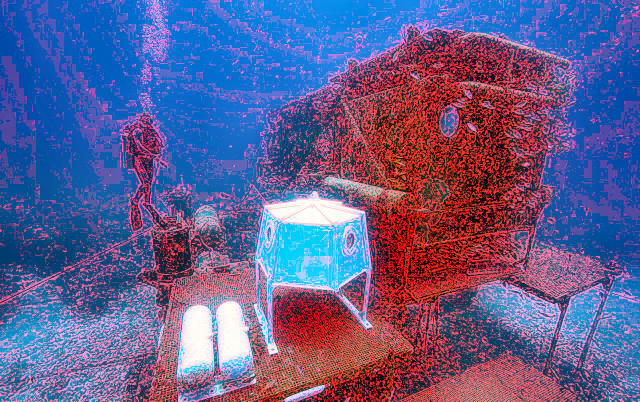
%> input picture UIF/example/317_1.bmp, 1280 x 803 px (shown at 1/2 size)
$ octave demo.m   (GNU Octave 9; MATLAB toolbox functions it lacks are replaced by stand-ins)
%> lines starting %> are read from the running program, lines starting %| are printed output that depends on the picture
%> further down, img1 is the input picture: size 803x1280x3 uint8; mean R, G, B 97.5, 93.9, 143.5
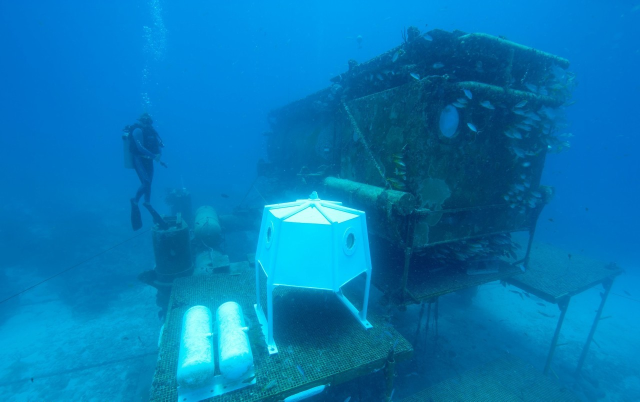
%> input picture UIF/example/317_2.bmp, 1280 x 803 px (shown at 1/2 size)
%> further down, img2 is the input picture: size 803x1280x3 uint8; mean R, G, B 4.2, 121.8, 181.9
### file/example/UIF_1.m
function [UIFscore] = UIF_1(D,R)
%% D is the enhancement image; R is the raw image.

    Dg = double(rgb2gray(D));
    Rg = double(rgb2gray(R));
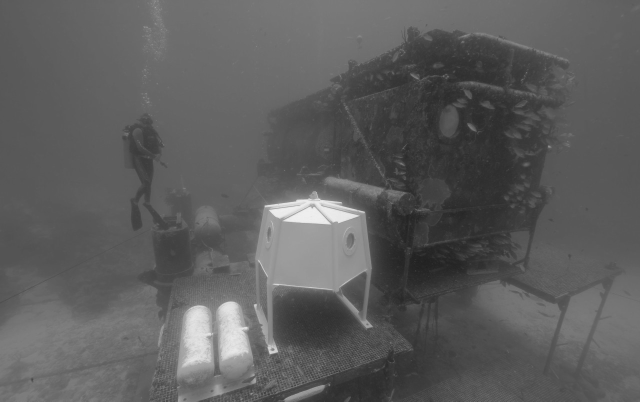
%> Rg: size 803x1280 double (shown at 1/2 size); min 31, max 241, mean 93.5
    D = double(D);
    R = double(R);

%% Basic SETUP OF FRSIM

    d = diff(getrangefromclass(D));
%> d = 1
    C = [(0.01*d).^2 ((0.01*d).^2)/2 ((0.03*d).^2)/2 ];
%> C = [0.0001 5e-05 0.00045]
    a = 0.8; b =0.2;
% MSCN
    MSCN_window = fspecial('gaussian',7,7/6);
    MSCN_window = MSCN_window/sum(sum(MSCN_window));
    warning('off');

    mu = imfilter(Dg,MSCN_window,'replicate'); %Enhancement image's MSCN.
    mu_sq = mu.*mu;
    sigma = sqrt(abs(imfilter(Dg.*Dg,MSCN_window,'replicate') - mu_sq));
    D_MSCN = (Dg-mu)./(sigma+1);
    %cv = sigma./mu;

    mu1 = imfilter(Rg,MSCN_window,'replicate'); %Raw image's MSCN.
    mu_sq1 = mu1.*mu1;
    sigma1 = sqrt(abs(imfilter(Rg.*Rg,MSCN_window,'replicate') - mu_sq1));
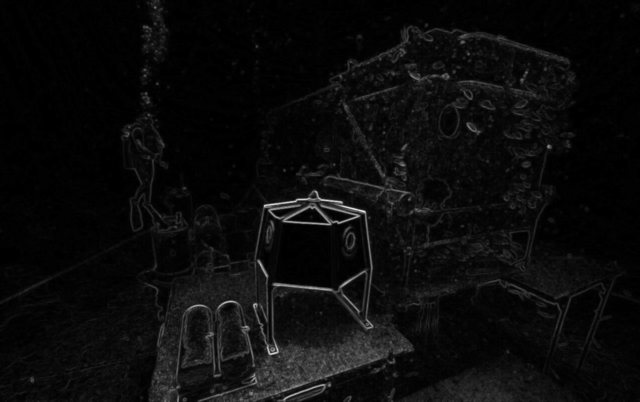
%> sigma1: size 803x1280 double (shown at 1/2 size); min 0, max 47.66, mean 2.2; drawn with min black and max white
    R_MSCN = (Rg-mu1)./(sigma1+1);
    %cv1 = sigma1./mu1;

%% feature extraction and calculation
%% Naturalness Index
  mc_mscn = max(var(D_MSCN),var(R_MSCN));
%> mc_mscn = 1280 values, max 0.642 at index 969, min 0.197 at index 50, mean 0.404
  w_mscn = mc_mscn./sum(mc_mscn(:));
%> w_mscn = 1280 values, max 0.00124 at index 969, min 0.00038 at index 50, mean 0.000781
  CM = C(1);
%> CM = 0.0001
  SM = (2*D_MSCN.*R_MSCN+CM)./(D_MSCN.*D_MSCN+R_MSCN.*R_MSCN+CM);
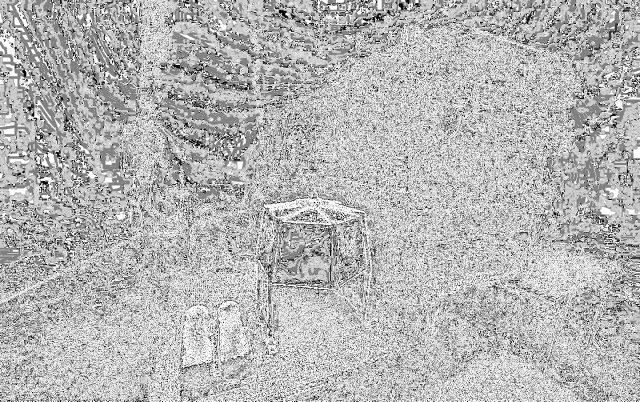
%> SM: size 803x1280 double (shown at 1/2 size); min -1, max 1, mean 0.417; drawn with min black and max white
  mean_SM = mean(SM(:));
%> mean_SM = 0.417


%% Sharpness Index
D_gradient = grad(D);
R_gradient = grad(R);
%> in grad (call 2), `Iy = imfilter(double(Ig), hy, 'replicate');`:
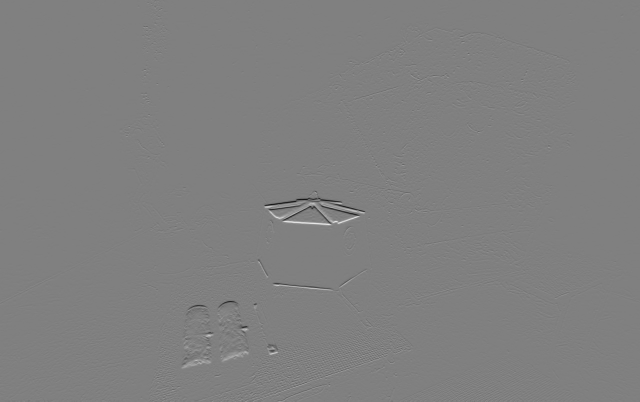
%> Iy: size 803x1280 double (shown at 1/2 size); min -2.36, max 2.34, mean -0.000145; drawn with min black and max white
%SG = (2*D_gradient.*R_gradient+0.0001)./(D_gradient.*D_gradient+R_gradient.*R_gradient+0.0001);
CG = C(2);
%> CG = 5e-05
SG = (2*D_gradient.*R_gradient+CG)./(D_gradient.*D_gradient+R_gradient.*R_gradient+CG);
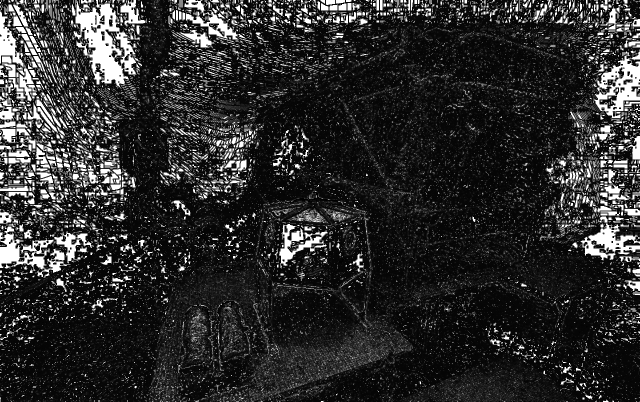
%> SG: size 803x1280 double (shown at 1/2 size); min 6.25e-06, max 1, mean 0.179
mean_SG = mean(SG(:));
%> mean_SG = 0.179

 %% Structure Index
  CS = C(3);
%> CS = 0.00045
  SS = (2*sigma.*sigma1+CS)./(sigma.^2+sigma1.^2+CS);
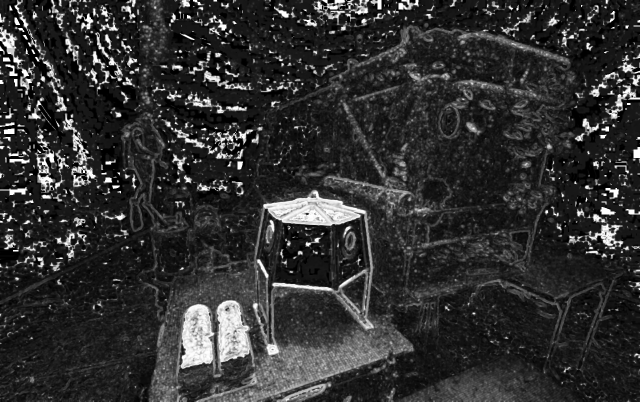
%> SS: size 803x1280 double (shown at 1/2 size); min 3.2e-07, max 1, mean 0.194
  mean_SS = mean(SS(:));
%> mean_SS = 0.194
%% pooling

%UIFmap = SM.*((SG).^a) .*((SS).^b)+0.1;

%UIFscore = mean_SG ;
UIFscore = mean_SS^a* mean_SG^b*mean_SM;
%> UIFscore = 0.0795
%z(cnt,:)=D(cnt,:)^0.8*Z(cnt,:)^0.2*C(cnt,:);
end

function gradimg = grad(Ig)
Ig=double(Ig(:,:,1));
Ig=Ig./255+ eps;
hy = fspecial('Sobel');
hx = hy';
Iy = imfilter(double(Ig), hy, 'replicate');
Ix = imfilter(double(Ig), hx, 'replicate');
gradimg = sqrt(Ix.^2 + Iy.^2);
end


### UIF/example/demo.m
clear;
clc;

constForVS = 1.27;%fixed
constForGM = 386;%fixed
constForChrom = 130;%fixed
alpha = 0.40;%fixed
lambda = 0.020;%fixed
sigmaF = 1.34;%fixed donot change
omega0 = 0.0210;%fixed
sigmaD = 145;%fixed
sigmaC = 0.001;%fixed

img1 = imread('317_1.bmp');
img2 = imread('317_2.bmp');

UIFscore  = UIF_1(img1,img2)
%> UIFscore = 0.0795
